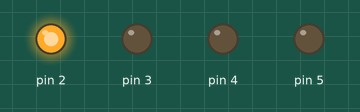
The sketch below on a simulated Arduino Uno, built with avr-gcc and run on an emulated ATmega328P. Shown: output pins drawn as LEDs (lit = HIGH).

Above: at 1.0 s.
At 3.0 s:
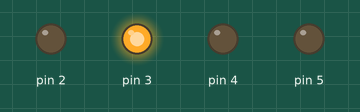
At 5.0 s:
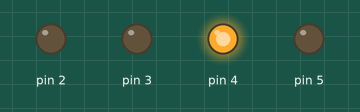
At 7.0 s:
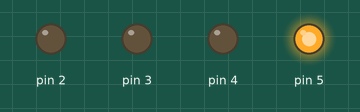
Timing chart, 0 to 10.4 s (numbered marks = the images above):
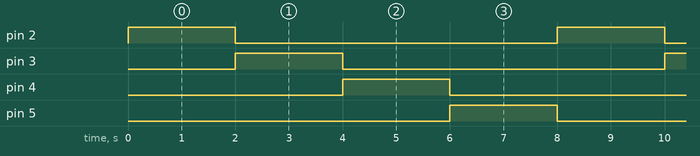

The sketch:

PASSO-COMPLETO.ino
```cpp
int t=2000;
void setup(){
for (int x=2; x<6; x++)
{
  pinMode(x, OUTPUT);
  }
}

void loop() {
 for (int x=2; x<6; x++)
{
digitalWrite(x, HIGH);
delay(t);
digitalWrite(x, LOW);
  }
}
```

Measured:
- by itself, pin 2–5: alternates HIGH for 2.0 s and LOW for 6.0 s
- by itself, everything shown: repeats every 8.0 s, in 5 steps
